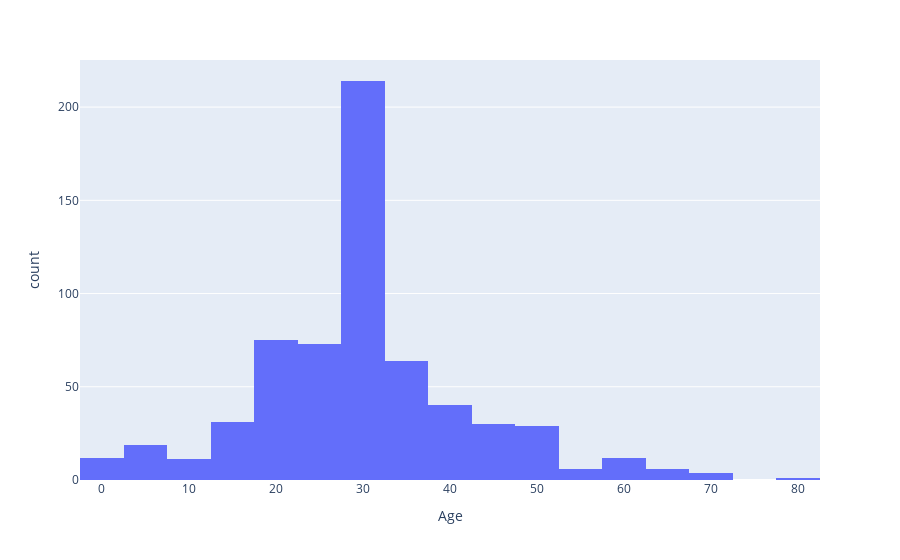

The cell this chart's notebook holds for it:
### Code cell
df = dftrain.age
fig = px.histogram(df,
                   x="age",
                   labels={
                       'age':'Age',
                       'count':'Count'
                   },
                   nbins=20)
fig.show()

### Figure 1 — Plotly figure (JSON) as saved in the notebook; plotly's stock layout.template omitted (floating-point values rounded to 4 significant figures; data arrays with more than 128 entries replaced by an {"elided": "..."} marker saying what was removed)
{"data": [{"alignmentgroup": "True", "bingroup": "x", "hovertemplate": "Age=%{x}<br>count=%{y}<extra></extra>", "legendgroup": "", "marker": {"color": "#636efa"}, "name": "", "nbinsx": 20, "offsetgroup": "", "orientation": "v", "showlegend": false, "type": "histogram", "x": {"elided": "627 float values"}, "xaxis": "x", "yaxis": "y"}], "layout": {"barmode": "relative", "legend": {"tracegroupgap": 0}, "margin": {"t": 60}, "xaxis": {"anchor": "y", "domain": [0, 1], "title": {"text": "Age"}}, "yaxis": {"anchor": "x", "domain": [0, 1], "title": {"text": "count"}}}}
